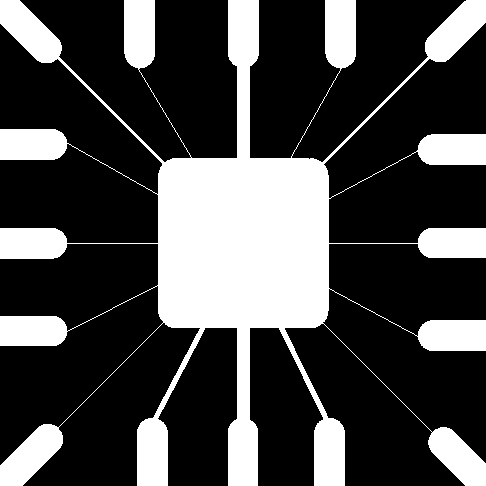
#> input picture wirebond.tif, 486 x 486 px
$ jupyter execute morphology.ipynb
#> lines starting #> are read from the running program, lines starting #| are printed output that depends on the picture; after the words box and inside, x2 and y2 are one past the last pixel; in counts of white or black regions, pixels touching at a corner belong together
[cell 1]
from skimage.util import random_noise
import numpy as np
import matplotlib.pyplot as plt
import cv2

[cell 2]
img = cv2.imread('wirebond.tif')
#> img is the input picture: shape (486, 486, 3); 28.1% white; 1 white region, box (x1, y1, x2, y2) and area: (0, 0, 486, 486) 66259

[cell 3]
import cv2
import numpy as np
import matplotlib.pyplot as plt
gray_img = cv2.cvtColor(img, cv2.COLOR_BGR2GRAY)
kernel = np.ones((5, 5), np.uint8)

height, width = gray_img.shape
#> height = 486; width = 486


def manual_dilation(image, kernel):

    dilated = np.zeros_like(image)


    for i in range(2, height-2):
        for j in range(2, width-2):

            region = image[i-2:i+3, j-2:j+3]


            if np.any(region & kernel):
                dilated[i, j] = 255
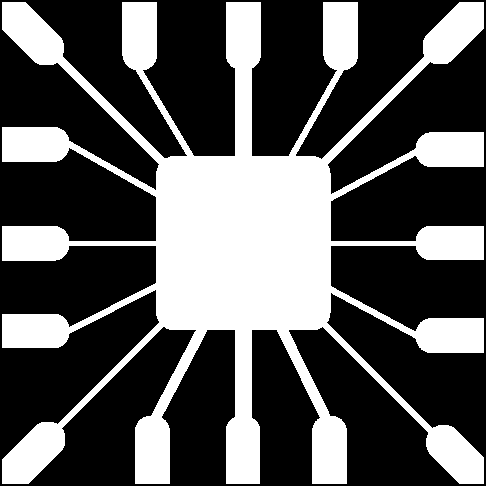
#> dilated: shape (486, 486); 34.2% white; 1 white region, box (x1, y1, x2, y2) and area: (2, 2, 484, 484) 80789
    return dilated


def manual_erosion(image, kernel):
    eroded = np.zeros_like(image)
    for i in range(2, height-2):
        for j in range(2, width-2):
            region = image[i-2:i+3, j-2:j+3]
            if np.all(region & kernel):
                eroded[i, j] = 255
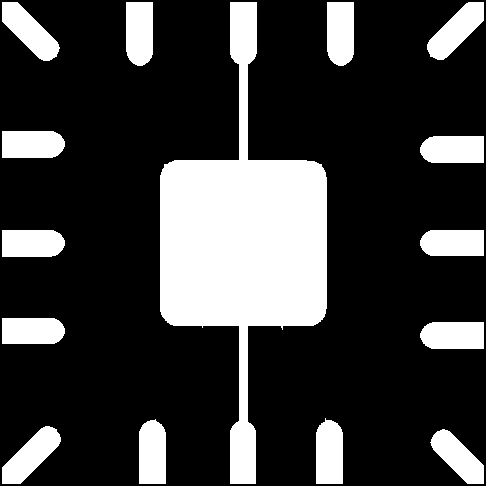
#> eroded: shape (486, 486); 23.3% white; 15 white regions, largest, box (x1, y1, x2, y2) and area: (160, 2, 327, 484) 32336, (2, 426, 61, 484) 1690, (2, 2, 60, 61) 1686
    return eroded


dilated_image_manual = manual_dilation(gray_img, kernel)
eroded_image_manual = manual_erosion(gray_img, kernel)

dilated_rgba_manual = cv2.cvtColor(dilated_image_manual, cv2.COLOR_GRAY2RGBA)
eroded_rgba_manual = cv2.cvtColor(eroded_image_manual, cv2.COLOR_GRAY2RGBA)

plt.figure(figsize=(12, 4))

plt.subplot(1, 3, 1)
plt.title("Original Image")
plt.imshow(cv2.cvtColor(img, cv2.COLOR_BGR2RGBA))

plt.subplot(1, 3, 2)
plt.title("Dilated Image")
plt.imshow(dilated_rgba_manual)
plt.axis('off')

plt.subplot(1, 3, 3)
plt.title("Eroded Image")
plt.imshow(eroded_rgba_manual)
plt.axis('off')

plt.show()
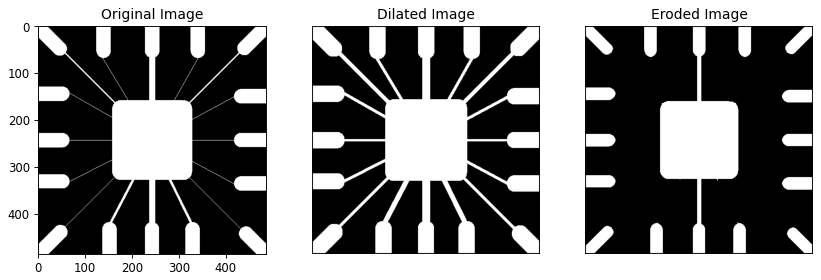
#> figure drawn by matplotlib, 3 panels

[cell 4]
def manual_opening(image, kernel):
    eroded = manual_erosion(image, kernel)
    return manual_dilation(eroded, kernel)
#> after the loop in manual_dilation (call 2), `for i in range(2, height-2):`:
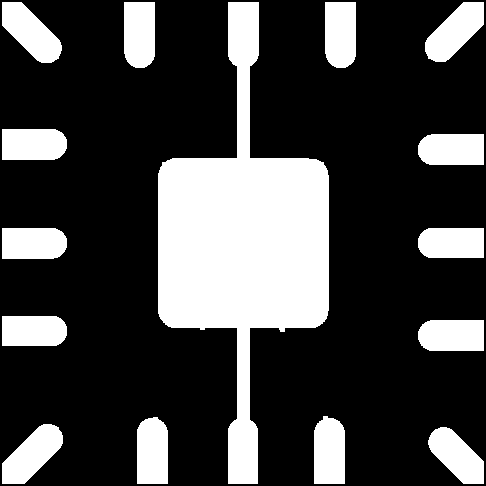
#> dilated: shape (486, 486); 26.4% white; 15 white regions, largest, box (x1, y1, x2, y2) and area: (158, 2, 329, 484) 34990, (2, 424, 63, 484) 2088, (2, 2, 62, 63) 2084

def manual_closing(image, kernel):
    dilated = manual_dilation(image, kernel)
    return manual_erosion(dilated, kernel)
#> after the loop in manual_erosion (call 3), `for i in range(2, height-2):`:
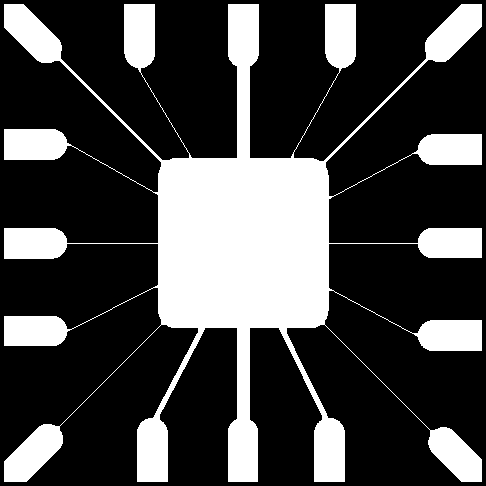
#> eroded: shape (486, 486); 27.2% white; 1 white region, box (x1, y1, x2, y2) and area: (4, 4, 482, 482) 64237


opened_image = manual_opening(gray_img, kernel)
closed_image = manual_closing(gray_img, kernel)

opened_rgba = cv2.cvtColor(opened_image, cv2.COLOR_GRAY2RGBA)
closed_rgba = cv2.cvtColor(closed_image, cv2.COLOR_GRAY2RGBA)

plt.figure(figsize=(12, 4))

plt.subplot(1, 3, 1)
plt.title("Original Image")
plt.imshow(cv2.cvtColor(img, cv2.COLOR_BGR2RGBA))
plt.axis('off')

plt.subplot(1, 3, 2)
plt.title("Opened Image")
plt.imshow(opened_rgba)
plt.axis('off')

plt.subplot(1, 3, 3)
plt.title("Closed Image")
plt.imshow(closed_rgba)
plt.axis('off')

plt.show()
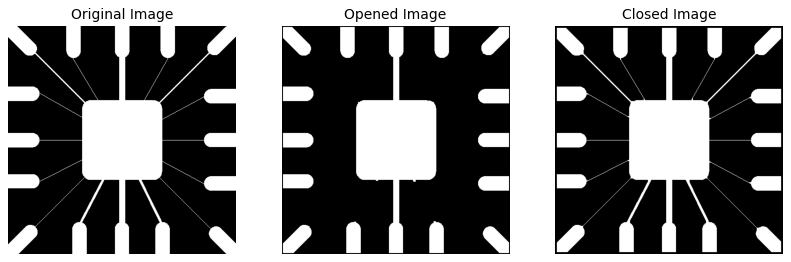
#> figure drawn by matplotlib, 3 panels

[cell 5]
def boundary_extraction(image, kernel):
    dilated = manual_dilation(image, kernel)
    eroded = manual_erosion(image, kernel)
    boundary = dilated - eroded
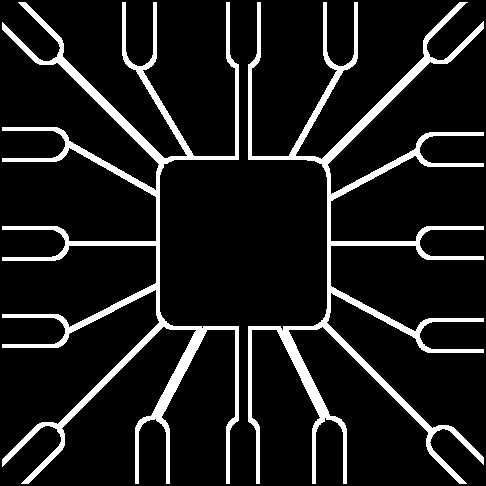
#> boundary: shape (486, 486); 10.9% white; 2 white regions, box (x1, y1, x2, y2) and area: (2, 2, 239, 484) 12924, (248, 2, 484, 484) 12845
    return boundary

boundary_image = boundary_extraction(gray_img, kernel)
boundary_rgba = cv2.cvtColor(boundary_image, cv2.COLOR_GRAY2RGBA)

plt.figure(figsize=(12, 4))

plt.subplot(1, 3, 1)
plt.title("Original Image")
plt.imshow(cv2.cvtColor(img, cv2.COLOR_BGR2RGBA))
plt.axis('off')

plt.subplot(1, 3, 2)
plt.title("Boundary Extracted Image")
plt.imshow(boundary_rgba)
plt.axis('off')

plt.show()
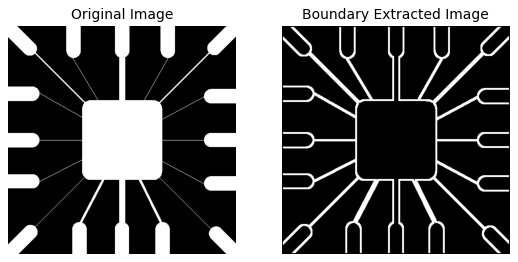
#> figure drawn by matplotlib, 2 panels
